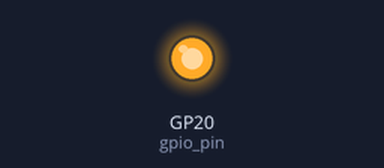
Bench run of a program on a simulated Raspberry Pi Pico running MicroPython. On the bench: output pins drawn as LEDs (lit = HIGH).

Above: at 1.2 s.
At 4.1 s:
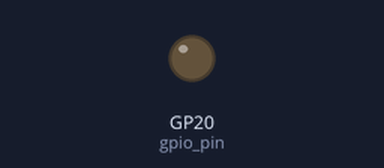
Timing chart, 0 to 5.1 s (numbered marks = the images above):
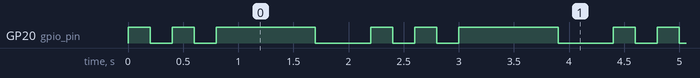

The program:

main.py
```python
from machine import Pin
import time

gpio_pin = Pin(20, Pin.OUT)

def pulse(pin, high_time, low_time):
    pin.value(1)
    time.sleep(high_time)
    pin.value(0)
    time.sleep(low_time)

while True:
    pulse(gpio_pin, 0.2, 0.2)
    pulse(gpio_pin, 0.2, 0.2)


    pulse(gpio_pin, 0.9, 0.5)
```

Measured:
- by itself, GP20 (gpio_pin): repeats every 2.2 s: LOW 0.20 s, HIGH 0.20 s, LOW 0.20 s, HIGH 0.90 s, LOW 0.50 s, HIGH 0.20 s
- by itself, everything shown: repeats every 2.2 s, in 6 steps
